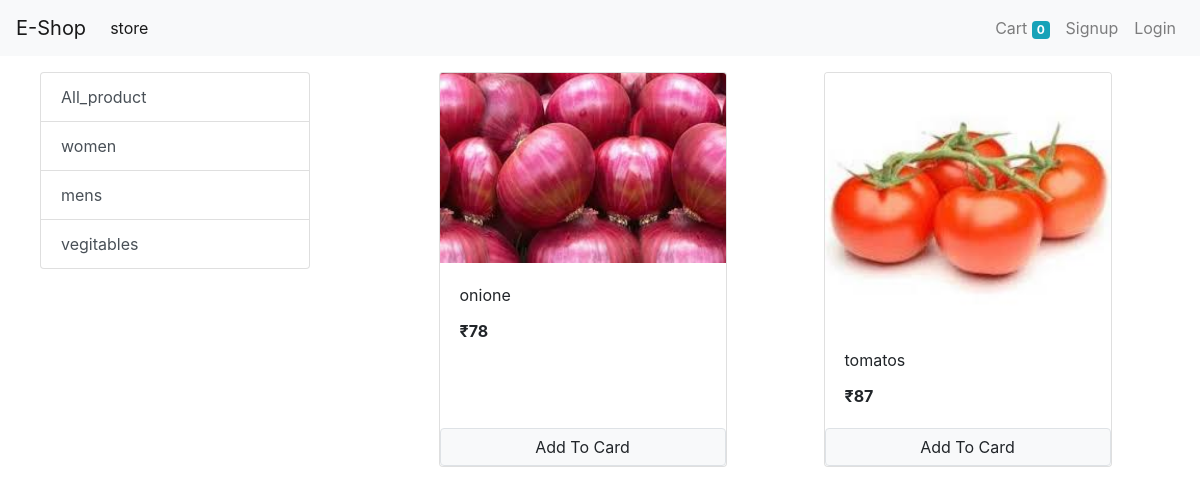
Screenshot of /?category=3 with the database file from the repository.
### store/models/category.py (models this page shows, shortened)
class Category(models.Model):
    name = models.CharField(max_length=20)
    @staticmethod
    def get_all_categories():
        return Category.objects.all()

### store/models/product.py (models this page shows, shortened)
class Product(models.Model):
    name = models.CharField(max_length=50) #not null default
    price = models.IntegerField(default=0)
    category = models.ForeignKey(Category , on_delete=models.CASCADE , default=1)
    description = models.CharField(max_length=200,default='',null=True,blank='')
    image = models.ImageField(upload_to='uploads/products/')
    @staticmethod
    def get_all_products_by_categoryid(category_id):
        if category_id:
            return Product.objects.filter(category=category_id)
        else:
            return Product.get_all_products()

### store/views/home.py (the view, shortened to what this page needs)
# urls.py: path('', home.Index.as_view(), name='homepage'),
class Index(View):
    def get(self, request):
        cart=request.session.get('cart')
        if not cart:
            request.session.cart={}
        products = None
        categories = Category.get_all_categories()
        categoryID = request.GET.get('category')
        if categoryID:
            products = Product.get_all_products_by_categoryid(categoryID)
        else:
            products = Product.get_all_products()
        data = {}
        data['products'] = products
        data['categories'] = categories
        return render(request, 'index.html', data)

### store/templatetags/cart.py (called while the page is built)
@register.filter(name='is_in_cart')
def is_in_cart(product,cart):
    keys = cart.keys()
    for id in keys:
        if int(id) == product.id:
            return True
    return False

### store/templatetags/custom_filter.py (called while the page is built)
@register.filter(name='currency')
def currency(number):
    return "₹"+str(number)

### store/templates/index.html (shortened to what this page needs)
    {% extends 'base.html' %}
    {% block content %}
    {% load cart %}
    {% load custom_filter %}
    <div class='container-fluid mt-3'>
    <div class="row">
        <div class='col-lg-3 mx-auto'>
            <div class="list-group">
                <a href="/" class="list-group-item list-group-item-action ">All_product</a>
                {% for category in categories %}
                <a href="/?category={{category.id}}" class="list-group-item list-group-item-action ">{{category.name}}</a>
                {% endfor %}
            </div>
        </div>
    <div id='products' class='col-lg-8 mx-auto'>
        <div class="row mx-auto">
            {% for product in products %}
        <div class="card mx-auto mb-3" id='{{product.id}}' style="width: 18rem;">
            <img class="card-img-top" src="{{product.image.url}}"  alt="...">
            <div class="card-body">
              <p class="card-title">{{product.name}}</p>
              <p class="card-text"><b>{{product.price|currency}}</b></p>
            </div>
            <div class="cart footer p-0 no-gutters">
                {% if product|is_in_cart:request.session.cart %}
                <div class="row no-gutters">
                    <form action="/#{{product.id}}" class="col-2" method="post">
                        {% csrf_token %}
                    <input hidden type="text" name = "product" value="{{product.id}}">
                    <input hidden type="text" name = "remove" value="True">
                    <input type="submit" value=" - " class="btn btn-block btn-secondary">
                    </form>
                    <div class="text-center col">{{product|cart_quantity:request.session.cart}} in cart</div>
                    <form action="/#{{product.id}}" class="col-2" method="post">
                        {% csrf_token %}
                    <input hidden type="text" name = "product" value="{{product.id}}">
                    <input type="submit" value=" + " class="btn btn-block btn-secondary">
                    </form>
                </div>
                {% else %}
                <form action="/#{{product.id}}" method="POST" class="btn-block">
                    <input type="submit" class="floate-right btn btn-light border btn-sn form-control" value="Add To Card">
                  </form>
                {% endif %}
            </div>
        </div>
            {% endfor %}
         </div>
    </div>
{% endblock %}

### rows the page displays
Category: name "women"
Category: name "mens"
Category: name "vegitables"
Product: image (picture), name "onione", price "₹78"
Product: image (picture), name "tomatos", price "₹87"

### other values shown
{{ request.session.cart.keys|length }} "0"
